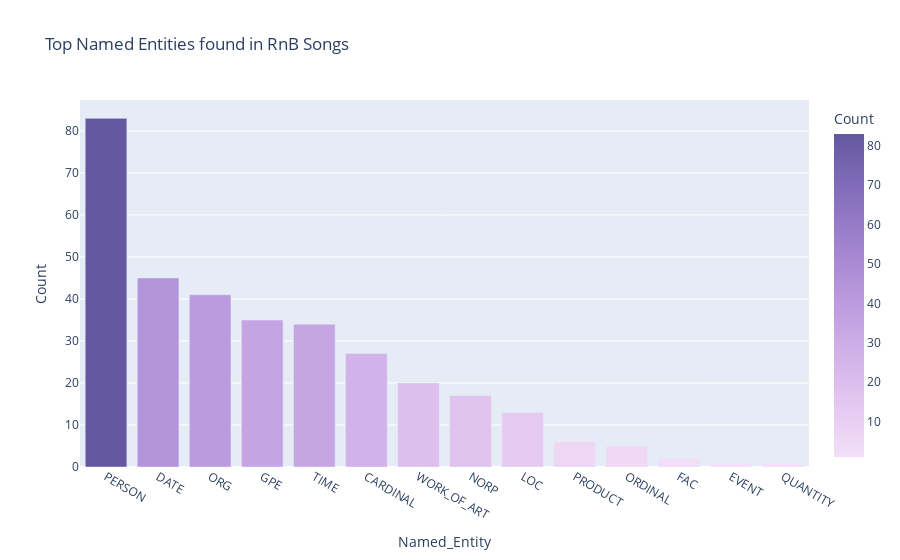

The notebook cell this image was saved under:
### Code cell
fig = px.bar(
    entities_count,
    x="Named_Entity",
    y="Count",
    color = "Count",
    color_continuous_scale='purp',
    title = "Top Named Entities found in RnB Songs"
     )
fig.show()

### Figure 1 — Plotly figure (JSON) as saved in the notebook; plotly's stock layout.template omitted (floating-point values rounded to 4 significant figures)
{"data": [{"alignmentgroup": "True", "hovertemplate": "Named_Entity=%{x}<br>Count=%{marker.color}<extra></extra>", "legendgroup": "", "marker": {"color": [83, 45, 41, 35, 34, 27, 20, 17, 13, 6, 5, 2, 1, 1], "coloraxis": "coloraxis", "pattern": {"shape": ""}}, "name": "", "offsetgroup": "", "orientation": "v", "showlegend": false, "textposition": "auto", "type": "bar", "x": ["PERSON", "DATE", "ORG", "GPE", "TIME", "CARDINAL", "WORK_OF_ART", "NORP", "LOC", "PRODUCT", "ORDINAL", "FAC", "EVENT", "QUANTITY"], "xaxis": "x", "y": [83, 45, 41, 35, 34, 27, 20, 17, 13, 6, 5, 2, 1, 1], "yaxis": "y"}], "layout": {"autosize": true, "barmode": "relative", "coloraxis": {"colorbar": {"title": {"text": "Count"}}, "colorscale": [[0, "rgb(243, 224, 247)"], [0.1667, "rgb(228, 199, 241)"], [0.3333, "rgb(209, 175, 232)"], [0.5, "rgb(185, 152, 221)"], [0.6667, "rgb(159, 130, 206)"], [0.8333, "rgb(130, 109, 186)"], [1, "rgb(99, 88, 159)"]]}, "legend": {"tracegroupgap": 0}, "title": {"text": "Top Named Entities found in RnB Songs"}, "xaxis": {"anchor": "y", "autorange": true, "domain": [0, 1], "range": [-0.5, 13.5], "title": {"text": "Named_Entity"}, "type": "category"}, "yaxis": {"anchor": "x", "autorange": true, "domain": [0, 1], "range": [0, 87.37], "title": {"text": "Count"}, "type": "linear"}}}
